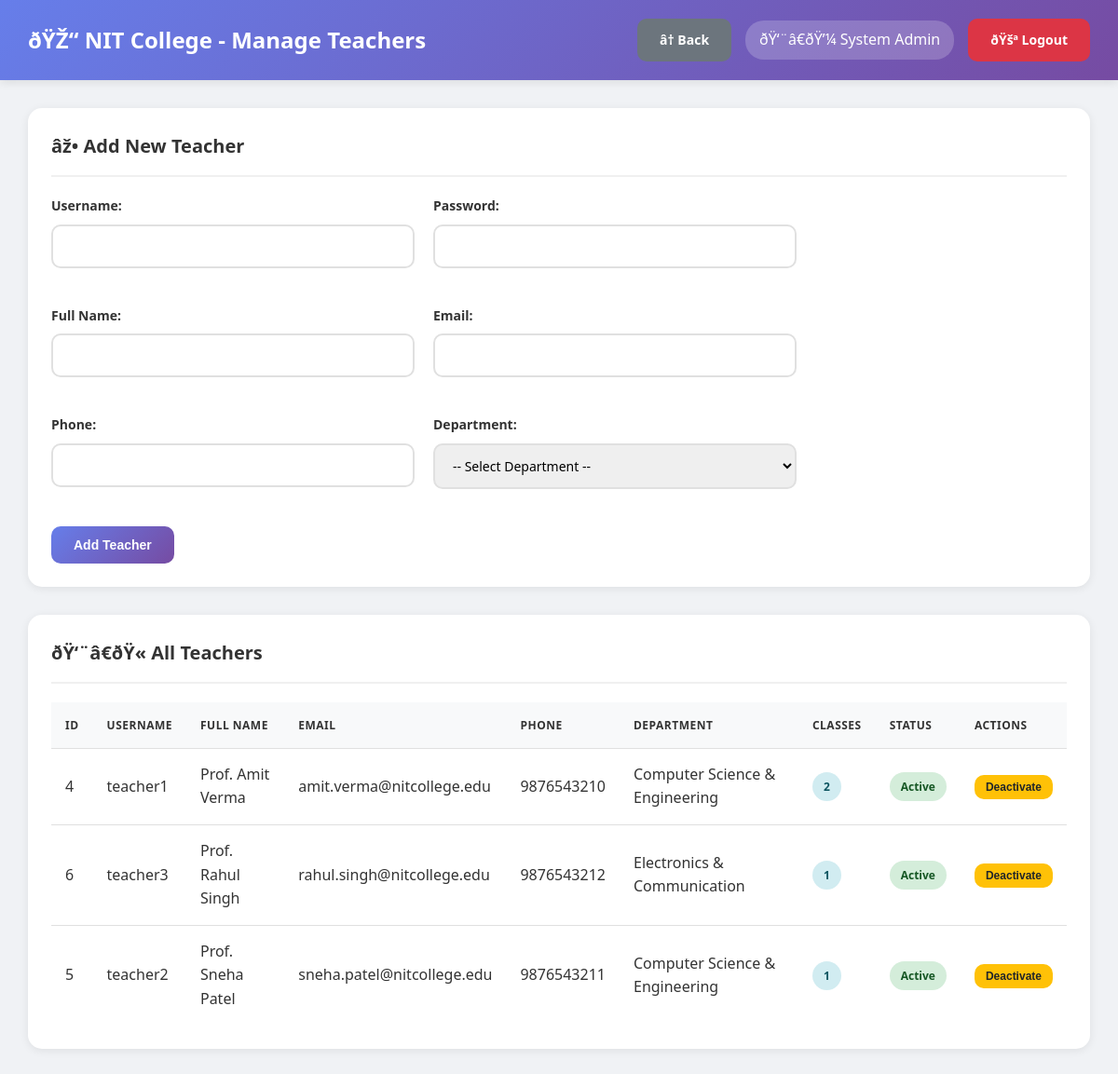
The app's page /admin/manage_teachers.php (signed in) with its own data.
### tables this page shows
CREATE TABLE users (
    id INT AUTO_INCREMENT PRIMARY KEY,
    username VARCHAR(50) UNIQUE NOT NULL,
    password VARCHAR(255) NOT NULL,
    full_name VARCHAR(100) NOT NULL,
    email VARCHAR(100) UNIQUE NOT NULL,
    phone VARCHAR(15),
    role ENUM('admin', 'hod', 'teacher') NOT NULL,
    department_id INT DEFAULT NULL,
    is_active TINYINT(1) DEFAULT 1,
    created_at TIMESTAMP DEFAULT CURRENT_TIMESTAMP,
    FOREIGN KEY (department_id) REFERENCES departments(id) ON DELETE SET NULL
);

CREATE TABLE departments (
    id INT AUTO_INCREMENT PRIMARY KEY,
    dept_name VARCHAR(100) NOT NULL,
    dept_code VARCHAR(20) UNIQUE NOT NULL,
    hod_id INT DEFAULT NULL,
    created_at TIMESTAMP DEFAULT CURRENT_TIMESTAMP
);

### db.php (called while the page is built, shortened)
<?php
$conn = new mysqli(DB_HOST, DB_USER, DB_PASS, DB_NAME);
$conn->set_charset("utf8mb4");
$conn->query("SET time_zone = '+05:30'");
function isLoggedIn() {
    return isset($_SESSION['user_id']) && isset($_SESSION['role']);
}
function getCurrentUser() {
    global $conn;
    $user_id = $_SESSION['user_id'];
    $role = $_SESSION['role'];
    if ($role === 'student') {
        $query = "SELECT * FROM students WHERE id = ?";
    } elseif ($role === 'parent') {
        $query = "SELECT * FROM parents WHERE id = ?";
    } else {
        $query = "SELECT * FROM users WHERE id = ?";
    }
    $stmt = $conn->prepare($query);
    $stmt->bind_param("i", $user_id);
    $stmt->execute();
    $result = $stmt->get_result();
    return $result->fetch_assoc();
}
?>

### admin/manage_teachers.php (the view, shortened to what this page needs)
<?php
require_once '../db.php';
$user = getCurrentUser();
$teachers_query = "SELECT u.*, d.dept_name,
                   (SELECT COUNT(*) FROM classes WHERE teacher_id = u.id) as class_count
                   FROM users u
                   LEFT JOIN departments d ON u.department_id = d.id
                   WHERE u.role = 'teacher'
                   ORDER BY u.full_name";
$teachers = $conn->query($teachers_query);
?>
<!DOCTYPE html>
<html lang="en">
<head>
    <link rel="stylesheet" href="../assets/style.css">
</head>
<body class="dashboard-container">
    <nav class="navbar">
        <div>
            <h1>ðŸŽ“ NIT College - Manage Teachers</h1>
        </div>
        <div class="user-info">
            <a href="index.php" class="btn btn-secondary">â† Back</a>
            <span>ðŸ‘¨â€ðŸ’¼ <?php echo htmlspecialchars($user['full_name']); ?></span>
            <a href="../logout.php" class="btn btn-danger">ðŸšª Logout</a>
        </div>
    </nav>
    <div class="main-content">
        <div class="table-container" style="margin-bottom: 30px;">
            <h3>âž• Add New Teacher</h3>
            <form method="POST" style="max-width: 800px; display: grid; grid-template-columns: 1fr 1fr; gap: 20px;">
                <div class="form-group">
                    <label>Username:</label>
                    <input type="text" name="username" required>
                </div>
                <div class="form-group">
                    <label>Password:</label>
                    <input type="password" name="password" required>
                </div>
                <div class="form-group">
                    <label>Full Name:</label>
                    <input type="text" name="full_name" required>
                </div>
                <div class="form-group">
                    <label>Email:</label>
                    <input type="email" name="email" required>
                </div>
                <div class="form-group">
                    <label>Phone:</label>
                    <input type="text" name="phone" required>
                </div>
                <div class="form-group">
                    <label>Department:</label>
                    <select name="department_id" required>
                        <option value="">-- Select Department --</option>
                    </select>
                </div>
                <div style="grid-column: 1 / -1;">
                    <button type="submit" name="add_teacher" class="btn btn-primary">Add Teacher</button>
                </div>
            </form>
        </div>
        <div class="table-container">
            <h3>ðŸ‘¨â€ðŸ« All Teachers</h3>
            <table>
                <thead>
                    <tr>
                        <th>ID</th>
                        <th>Username</th>
                        <th>Full Name</th>
                        <th>Email</th>
                        <th>Phone</th>
                        <th>Department</th>
                        <th>Classes</th>
                        <th>Status</th>
                        <th>Actions</th>
                    </tr>
                </thead>
                <tbody>
                    <?php while ($teacher = $teachers->fetch_assoc()): ?>
                    <tr>
                        <td><?php echo $teacher['id']; ?></td>
                        <td><?php echo htmlspecialchars($teacher['username']); ?></td>
                        <td><?php echo htmlspecialchars($teacher['full_name']); ?></td>
                        <td><?php echo htmlspecialchars($teacher['email']); ?></td>
                        <td><?php echo htmlspecialchars($teacher['phone']); ?></td>
                        <td><?php echo htmlspecialchars($teacher['dept_name'] ?? 'Not Assigned'); ?></td>
                        <td><span class="badge badge-info"><?php echo $teacher['class_count']; ?></span></td>
                        <td>
                            <?php if ($teacher['is_active']): ?>
                                <span class="badge badge-success">Active</span>
                            <?php else: ?>
                                <span class="badge badge-danger">Inactive</span>
                            <?php endif; ?>
                        </td>
                        <td>
                            <form method="POST" style="display:inline;">
                                <button type="submit" name="toggle_status" class="btn btn-warning btn-sm">
                                    <?php echo $teacher['is_active'] ? 'Deactivate' : 'Activate'; ?>
                                </button>
                            </form>
                        </td>
                    </tr>
                    <?php endwhile; ?>
                </tbody>
            </table>
        </div>
    </div>
</body>
</html>

### assets/style.css (style rules this page uses)
* { margin: 0; padding: 0; box-sizing: border-box; }
body { font-family: 'Segoe UI', Tahoma, Geneva, Verdana, sans-serif; background: #f0f2f5; color: #333; line-height: 1.6; }
.form-group { margin-bottom: 20px; }
.form-group label { display: block; margin-bottom: 8px; color: #333; font-weight: 600; font-size: 14px; }
.form-group input, .form-group select, .form-group textarea { width: 100%; padding: 12px 15px; border: 2px solid #e0e0e0; border-radius: 10px; font-size: 14px; transition: all 0.3s ease; font-family: inherit; }
.btn { padding: 12px 24px; border: none; border-radius: 10px; font-size: 14px; font-weight: 600; cursor: pointer; transition: all 0.3s ease; text-decoration: none; display: inline-block; text-align: center; }
.btn-primary { background: linear-gradient(135deg, #667eea 0%, #764ba2 100%); color: white; }
.btn-danger { background: #dc3545; color: white; }
.btn-warning { background: #ffc107; color: #212529; }
.btn-secondary { background: #6c757d; color: white; }
.btn-sm { padding: 6px 12px; font-size: 12px; }
.dashboard-container { background: #f0f2f5; min-height: 100vh; }
.navbar { background: linear-gradient(135deg, #667eea 0%, #764ba2 100%); color: white; padding: 20px 30px; display: flex; justify-content: space-between; align-items: center; box-shadow: 0 2px 10px rgba(0, 0, 0, 0.1); position: sticky; top: 0; z-index: 100; }
.navbar h1 { font-size: 24px; font-weight: 600; }
.navbar .user-info { display: flex; align-items: center; gap: 15px; }
.navbar .user-info span { background: rgba(255, 255, 255, 0.2); padding: 8px 15px; border-radius: 20px; }
.main-content { padding: 30px; max-width: 1400px; margin: 0 auto; }
.main-content h3 { margin-bottom: 20px; color: #333; font-size: 20px; }
.table-container { background: white; border-radius: 15px; padding: 25px; box-shadow: 0 2px 10px rgba(0, 0, 0, 0.08); overflow-x: auto; margin-bottom: 30px; }
.table-container h3 { margin-bottom: 20px; color: #333; font-size: 20px; padding-bottom: 15px; border-bottom: 2px solid #f0f0f0; }
table { width: 100%; border-collapse: collapse; }
table thead { background: #f8f9fa; }
table th, table td { padding: 15px; text-align: left; border-bottom: 1px solid #e0e0e0; }
table th { font-weight: 600; color: #333; text-transform: uppercase; font-size: 12px; letter-spacing: 0.5px; }
table tr:last-child td { border-bottom: none; }
.badge { padding: 6px 12px; border-radius: 20px; font-size: 12px; font-weight: 600; display: inline-block; }
.badge-success { background: #d4edda; color: #155724; }
.badge-info { background: #d1ecf1; color: #0c5460; }

### records on screen
users: full_name "System Admin"
users: id "4", username "teacher1", full_name "Prof. Amit Verma", email "amit.verma@nitcollege.edu", phone "9876543210", department.dept_name "Computer Science & Engineering", class_count "2", is_active "Active"
users: id "6", username "teacher3", full_name "Prof. Rahul Singh", email "rahul.singh@nitcollege.edu", phone "9876543212", department.dept_name "Electronics & Communication", class_count "1", is_active "Active"
users: id "5", username "teacher2", full_name "Prof. Sneha Patel", email "sneha.patel@nitcollege.edu", phone "9876543211", department.dept_name "Computer Science & Engineering", class_count "1", is_active "Active"
